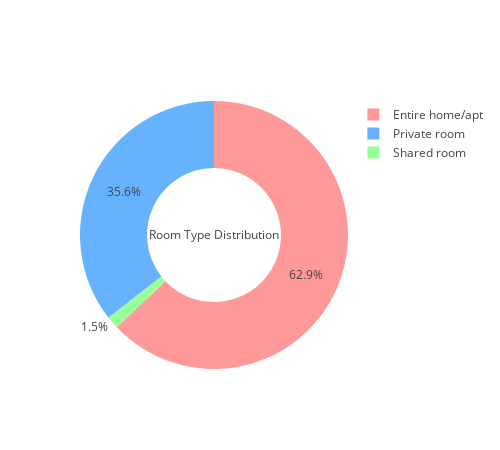

Source (notebook cell):
### Code cell
Roomdf = Airbnb.groupby('Room_type').Id.count().reset_index().rename(columns={'Id': 'Total_listed'})
label = Roomdf['Room_type']
values = Roomdf['Total_listed']
colors = ['#FF9999', '#66B2FF', '#99FF99']
fig = go.Figure(data=[go.Pie(labels=label, values=values, hole=0.5, title="Room Type Distribution")])
fig.update_traces(marker=dict(colors=colors))
fig.update_layout(width=500, height=450)
fig.show()

### Figure 1 — Plotly figure (JSON) as saved in the notebook; plotly's stock layout.template omitted (floating-point values rounded to 4 significant figures)
{"data": [{"hole": 0.5, "labels": ["Entire home/apt", "Private room", "Shared room"], "marker": {"colors": ["#FF9999", "#66B2FF", "#99FF99"]}, "title": {"text": "Room Type Distribution"}, "type": "pie", "values": [3478, 1968, 83]}], "layout": {"height": 450, "width": 500}}
